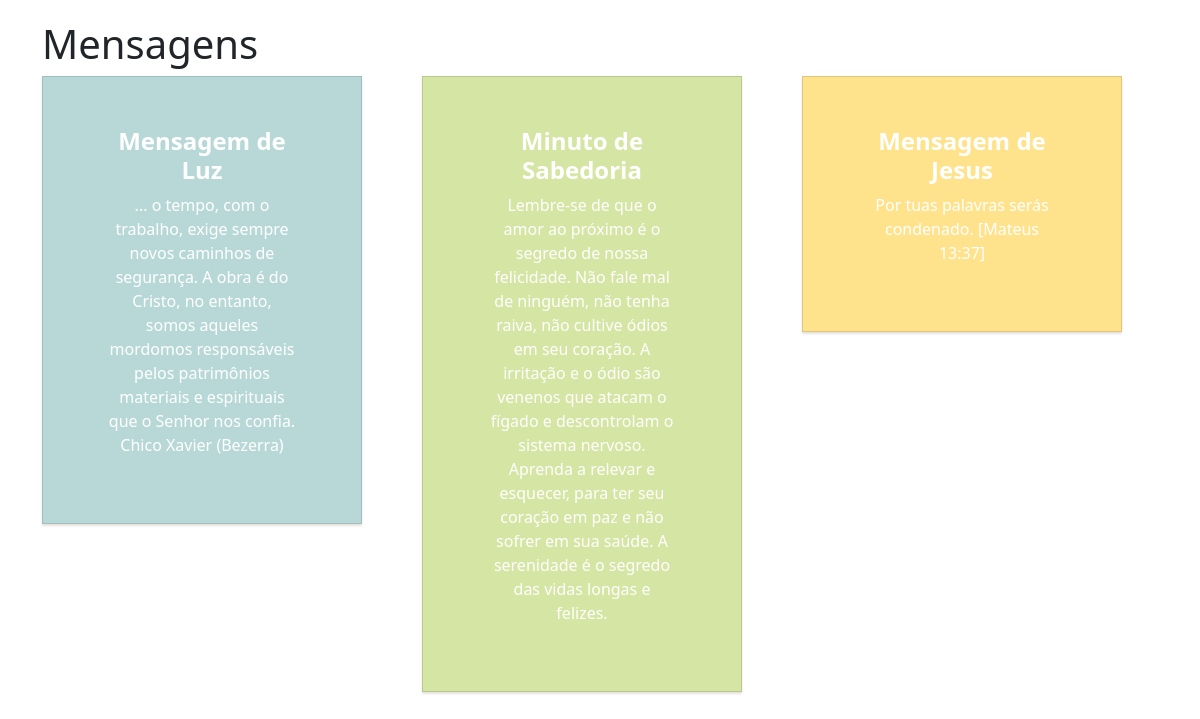
The page / on the database its author committed.
### tables this page shows
CREATE TABLE MENSAGEM (ID INTEGER PRIMARY KEY AUTOINCREMENT UNIQUE, NR INTEGER NOT NULL, CATEGORIA INTEGER NOT NULL, DESCRICAO STRING NOT NULL);

### msgDB.py (the view)
@app.route('/', methods=['GET'])
def home():
    lista = mensamgem_dao.listar()
    return render_template('listaN1.html', titulo='Mensagens', mensagens=lista)

### dao.py (called while the page is built)
def traduz_mensagens(mensagens):
    def cria_mensagem_com_tupla(tupla):
        return Mensagem(tupla[1], tupla[2], tupla[3], id=tupla[0])
    return list(map(cria_mensagem_com_tupla, mensagens))

    def listar(self):
        conn = sqlite3.connect('mensagens.db')
        cursor = conn.cursor()
        cursor.execute(SQL_BUSCA_MENSAGENS);
        mensagens = traduz_mensagens(cursor.fetchall())
        return mensagens

### templates/listaN1.html
{% extends "template.html" %}
{% block conteudo %}
    <div class="row">
		{% for mensagem in mensagens %}
            <div class="col">
                <div class="card-big-shadow">
                    <div class="card card-just-text" data-background="color"
                         {% if mensagem.categoria == 1 %}
                            data-color="blue"
                         {% endif %}
                         {% if mensagem.categoria == 2 %}
                            data-color="green"
                         {% endif %}
                         {% if mensagem.categoria == 3 %}
                            data-color="yellow"
                         {% endif %}
                         data-radius="none">
                        <div class="content">
                            {% if mensagem.categoria == 1 %}
                                <h4><b>Mensagem de Luz</b></h4>
                            {% endif %}
                            {% if mensagem.categoria == 2 %}
                                <h4><b>Minuto de Sabedoria</b></h4>
                            {% endif %}
                            {% if mensagem.categoria == 3 %}
                                <h4><b>Mensagem de Jesus</b></h4>
                            {% endif %}
                              <p>{{ mensagem.descricao }}</p>
                        </div>
                    </div>
                </div>
            </div>
		{% endfor %}
    </div>
{% endblock %}

### templates/template.html (shortened to what this page needs)
<!DOCTYPE html>
<html>
  <head>
    <link rel="stylesheet" href="{{ url_for('static', filename='css/vendor/bootstrap.css') }}">
	<link rel="stylesheet" href="{{ url_for('static', filename='css/home.css') }}">
  </head>
  <body>
    <div class="container">
        <div class="page-header">
            <h1>{{ titulo }}</h1>
        </div>
        {% block conteudo %}{% endblock %}
    </div>
    </body>
</html>

### static/css/home.css (style rules this page uses)
body { margin-top:20px; }
.card-big-shadow { max-width: 320px; position: relative; }
.card[data-radius="none"] { border-radius: 0px; }
.card { border-radius: 8px; box-shadow: 0 2px 2px rgba(204, 197, 185, 0.5); background-color: #FFFFFF; color: #252422; margin-bottom: 20px; position: relative; z-index: 1; }
.card[data-background="image"] .title, .card[data-background="image"] .stats, .card[data-background="image"] .category, .card[data-background="image"] .description, .card[data-background="image"] .content, .card[data-background="image"] .card-footer, .card[data-background="image"] small, .card[data-background="image"] .content a, .card[data-background="color"] .title, .card[data-background="color"] .stats, .card[data-background="color"] .category, .card[data-background="color"] .description, .card[data-background="color"] .content, .card[data-background="color"] .card-footer, .card[data-background="color"] small, .card[data-background="color"] .content a { color: #FFFFFF; }
.card.card-just-text .content { padding: 50px 65px; text-align: center; }
.card .content { padding: 20px 20px 10px 20px; }
.card-big-shadow:before { background-image: url("http://static.tumblr.com/i21wc39/coTmrkw40/shadow.png"); background-position: center bottom; background-repeat: no-repeat; background-size: 100% 100%; bottom: -12%; content: ""; display: block; left: -12%; position: absolute; right: 0; top: 0; z-index: 0; }
h4, .h4 { font-size: 1.5em; font-weight: 600; line-height: 1.2em; }
.card[data-color="blue"] { background: #b8d8d8; }
.card[data-color="green"] { background: #d5e5a3; }
.card[data-color="yellow"] { background: #ffe28c; }

### rows shown on the page
MENSAGEM: CATEGORIA "Mensagem de Luz", descricao "... o tempo, com o trabalho, exige sempre novos caminhos de segurança. A obra é do Cristo, no entanto, somos aqueles mordomos responsáveis pelos patrimônios materiais e espirituais que o Senhor nos confia. Chico Xavier (Bezerra)"
MENSAGEM: CATEGORIA "Minuto de Sabedoria", descricao "Lembre-se de que o amor ao próximo é o segredo de nossa felicidade. Não fale mal de ninguém, não tenha raiva, não cultive ódios em seu coração. A irritação e o ódio são venenos que atacam o fígado e descontrolam o sistema nervoso. Aprenda a relevar e esquecer, para ter seu coração em paz e não sofrer em sua saúde. A serenidade é o segredo das vidas longas e felizes."
MENSAGEM: CATEGORIA "Mensagem de Jesus", descricao "Por tuas palavras serás condenado. [Mateus 13:37]"

### other values the page prints
{{ titulo }} "Mensagens"
